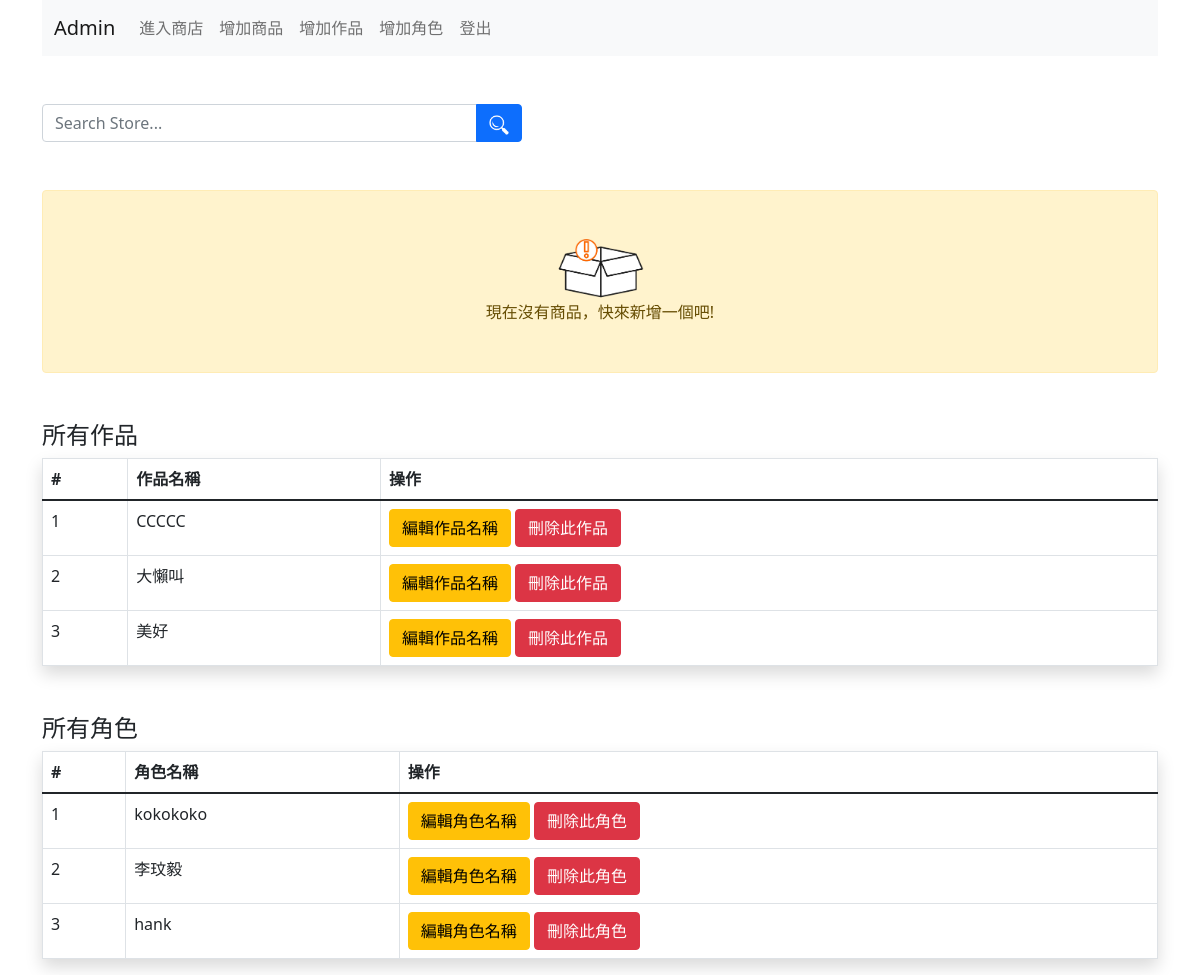
The page /admin.php (signed in) on the database its author committed.
### tables this page shows
CREATE TABLE `categories` (
  `id` int(11) NOT NULL,
  `name` varchar(255) NOT NULL COMMENT '作品'
);

CREATE TABLE `authors` (
  `id` int(11) NOT NULL,
  `name` varchar(255) NOT NULL COMMENT '角色'
);

### php/func-book.php (called while the page is built, shortened)
<?php
function get_all_books($con){
   $sql  = "SELECT * FROM books ORDER bY id DESC";
   $stmt = $con->prepare($sql);
   $stmt->execute();
   if ($stmt->rowCount() > 0) {
   	  $books = $stmt->fetchAll();
   }else {
      $books = 0;
   }
   return $books;
}

### php/func-category.php (called while the page is built, shortened)
<?php
function get_all_categories($con){
   $sql  = "SELECT * FROM categories";
   $stmt = $con->prepare($sql);
   $stmt->execute();
   if ($stmt->rowCount() > 0) {
   	  $categories = $stmt->fetchAll();
   }else {
      $categories = 0;
   }
   return $categories;
}

### php/func-author.php (called while the page is built, shortened)
<?php
function get_all_author($con){
   $sql  = "SELECT * FROM authors";
   $stmt = $con->prepare($sql);
   $stmt->execute();
   if ($stmt->rowCount() > 0) {
   	  $authors = $stmt->fetchAll();
   }else {
      $authors = 0;
   }
   return $authors;
}

### admin.php (the view, shortened to what this page needs)
<?php
if (isset($_SESSION['user_id']) &&
    isset($_SESSION['user_email'])) {
	include "db_conn.php";
	include "php/func-book.php";
    $books = get_all_books($conn);
	include "php/func-author.php";
    $authors = get_all_author($conn);
	include "php/func-category.php";
    $categories = get_all_categories($conn);
?>
<!DOCTYPE html>
<html lang="en">
<head>
	<link href="https://cdn.jsdelivr.net/npm/bootstrap@5.1.1/dist/css/bootstrap.min.css" rel="stylesheet">
</head>
<body>
	<div class="container">
		<nav class="navbar navbar-expand-lg navbar-light bg-light">
		  <div class="container-fluid">
		    <a class="navbar-brand" href="admin.php">Admin</a>
		    <div class="collapse navbar-collapse"
		         id="navbarSupportedContent">
		      <ul class="navbar-nav me-auto mb-2 mb-lg-0">
		        <li class="nav-item">
		          <a class="nav-link"
		             aria-current="page"
		             href="index.php">進入商店</a>
		        </li>
		        <li class="nav-item">
		          <a class="nav-link"
		             href="add-book.php">增加商品</a>
		        </li>
		        <li class="nav-item">
		          <a class="nav-link"
		             href="add-category.php">增加作品</a>
		        </li>
		        <li class="nav-item">
		          <a class="nav-link"
		             href="add-author.php">增加角色</a>
		        </li>
		        <li class="nav-item">
		          <a class="nav-link"
		             href="logout.php">登出</a>
		        </li>
		      </ul>
		    </div>
		  </div>
		</nav>
       <form action="search.php"
             method="get"
             style="width: 100%; max-width: 30rem">
       	<div class="input-group my-5">
		  <input type="text"
		         class="form-control"
		         name="key"
		         placeholder="Search Store..."
		         aria-label="Search Store..."
		         aria-describedby="basic-addon2">
		  <button class="input-group-text
		                 btn btn-primary"
		          id="basic-addon2">
		          <img src="img/search.png"
		               width="20">
		  </button>
		</div>
       </form>
        <?php  if ($books == 0) { ?>
        	<div class="alert alert-warning
        	            text-center p-5"
        	     role="alert">
        	     <img src="img/empty.png"
        	          width="100">
        	     <br>
			  現在沒有商品，快來新增一個吧!
		  </div>
	   <?php }?>
        <?php  if ($categories == 0) { ?>
        	<div class="alert alert-warning
        	            text-center p-5"
        	     role="alert">
        	     <img src="img/empty.png"
        	          width="100">
        	     <br>
				現在沒有角色，快來新增你要販售的角色吧!
		    </div>
        <?php }else {?>
		<h4 class="mt-5">所有作品</h4>
		<table class="table table-bordered shadow">
			<thead>
				<tr>
					<th>#</th>
					<th>作品名稱</th>
					<th>操作</th>
				</tr>
			</thead>
			<tbody>
				<?php
				$j = 0;
				foreach ($categories as $category ) {
				$j++;
				?>
				<tr>
					<td><?=$j?></td>
					<td><?=$category['name']?></td>
					<td>
						<a href="edit-category.php?id=<?=$category['id']?>"
						   class="btn btn-warning">
						   編輯作品名稱</a>
						<a href="php/delete-category.php?id=<?=$category['id']?>"
						   class="btn btn-danger">
					       刪除此作品</a>
					</td>
				</tr>
			    <?php } ?>
			</tbody>
		</table>
	    <?php } ?>
	    <?php  if ($authors == 0) { ?>
        	<div class="alert alert-warning
        	            text-center p-5"
        	     role="alert">
        	     <img src="img/empty.png"
        	          width="100">
        	     <br>
				 現在沒有作品，快來新增你要販售的作品吧!
		    </div>
        <?php }else {?>
		<h4 class="mt-5">所有角色</h4>
         <table class="table table-bordered shadow">
			<thead>
				<tr>
					<th>#</th>
					<th>角色名稱</th>
					<th>操作</th>
				</tr>
			</thead>
			<tbody>
				<?php
				$k = 0;
				foreach ($authors as $author ) {
				$k++;
				?>
				<tr>
					<td><?=$k?></td>
					<td><?=$author['name']?></td>
					<td>
						<a href="edit-author.php?id=<?=$author['id']?>"
						   class="btn btn-warning">
						   編輯角色名稱</a>
						<a href="php/delete-author.php?id=<?=$author['id']?>"
						   class="btn btn-danger">
					       刪除此角色</a>
					</td>
				</tr>
			    <?php } ?>
			</tbody>
		</table>
		<?php } ?>
	</div>
</body>
</html>
<?php }else{
  header("Location: login.php");
  exit;
} ?>

### rows shown on the page
categories: name "CCCCC"
categories: name "大懶叫"
categories: name "美好"
authors: name "kokokoko"
authors: name "李玟毅"
authors: name "hank"
